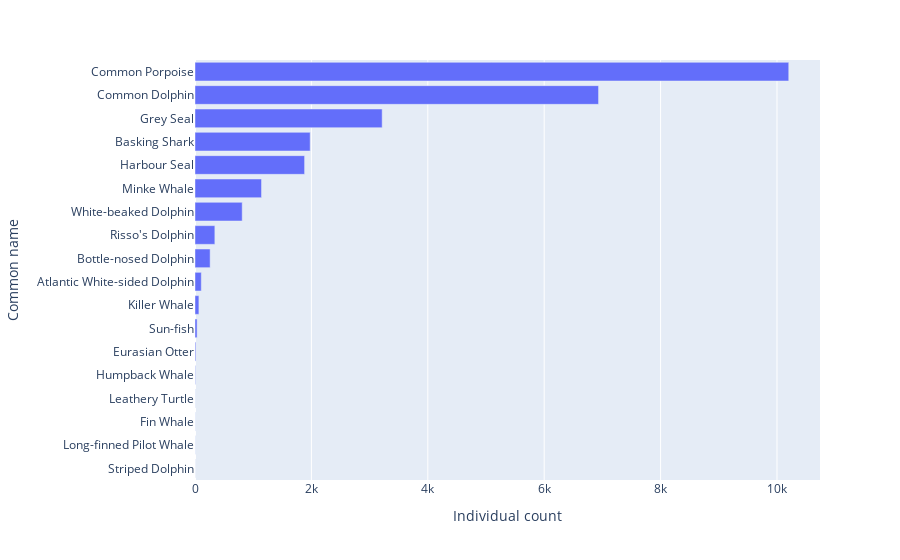

Notebook code for this chart:
### Code cell
dw_totals = dw.groupby(['Common name'])[['Individual count']].sum()
dw_totals = dw_totals.reset_index()
dw_totals = dw_totals.sort_values(by='Individual count')
px.bar(dw_totals,y='Common name', x='Individual count')

### Figure 1 — Plotly figure (JSON) as saved in the notebook; plotly's stock layout.template omitted (floating-point values rounded to 4 significant figures)
{"data": [{"alignmentgroup": "True", "hovertemplate": "Individual count=%{x}<br>Common name=%{y}<extra></extra>", "legendgroup": "", "marker": {"color": "#636efa", "pattern": {"shape": ""}}, "name": "", "offsetgroup": "", "orientation": "h", "showlegend": false, "textposition": "auto", "type": "bar", "x": [1, 2, 2, 2, 7, 14, 36, 67, 108, 260, 341, 811, 1143, 1883, 1979, 3216, 6934, 10202], "xaxis": "x", "y": ["Striped Dolphin", "Long-finned Pilot Whale", "Fin Whale", "Leathery Turtle", "Humpback Whale", "Eurasian Otter", "Sun-fish", "Killer Whale", "Atlantic White-sided Dolphin", "Bottle-nosed Dolphin", "Risso's Dolphin", "White-beaked Dolphin", "Minke Whale", "Harbour Seal", "Basking Shark", "Grey Seal", "Common Dolphin", "Common Porpoise"], "yaxis": "y"}], "layout": {"barmode": "relative", "legend": {"tracegroupgap": 0}, "margin": {"t": 60}, "xaxis": {"anchor": "y", "domain": [0, 1], "title": {"text": "Individual count"}}, "yaxis": {"anchor": "x", "domain": [0, 1], "title": {"text": "Common name"}}}}
